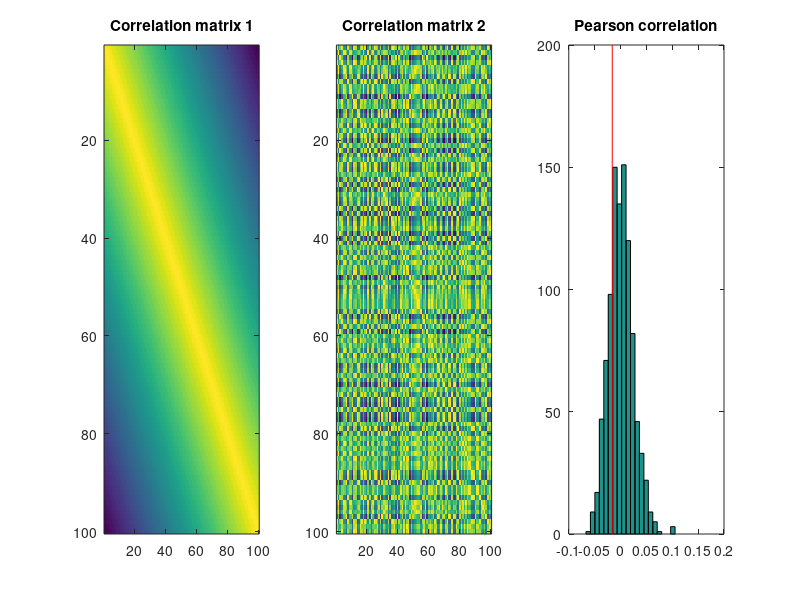

MATLAB code for this plot:
rand('state', 1);
N = 100;
Nr = 1000;

Offdiags = setdiff(1:N^2, 1:N+1:N^2);

M1 = toeplitz(N:-1:1)/N ;
size(M1)

%G1 = [ones(N,1); zeros(N,1)];

p = zeros(Nr,1);
r = zeros(Nr,1);

for i=1:Nr
    rp = randperm(N);
    M2 = M1(rp,rp);

%     M1 = double(bsxfun(@eq, G1, G1'));
%     M2 = double(bsxfun(@eq, G2, G2'));

    % TODO: needs checking, Octave implementation returns 2x2 matrix for both r and n
    [rn, pn] = corrcoef(M1(Offdiags)', M2(Offdiags)');
    r(i) = rn(2);
    p(i) = pn(2);


end

fprintf('Significant at p<.05 in %f percent of cases\n', 100*sum(p<.05)/Nr);

clf
subplot(1,3,1)
imagesc(M1)
title('Correlation matrix 1')

subplot(1,3,2)
imagesc(M2);
title('Correlation matrix 2');

subplot(1,3,3)
plot(M1(Offdiags),M2(Offdiags), '.');
title(sprintf('Correlation of correlations: p=%f', p(end)));

subplot(1,3,3); cla; hold on
hist(r,20);
plot([1 1]*r(end), ylim, 'r');
title('Pearson correlation')
